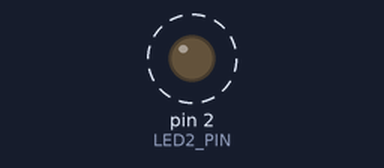
Bench run of a sketch on a simulated Arduino Uno, built with avr-gcc and run on an emulated ATmega328P. On the bench: output pins drawn as LEDs (lit = HIGH). Dashed ring = blinking. Pins used as bus, display or sensor lines are not drawn; what the sketch prints to the serial monitor is not drawn.

Above: at 0.12 s.
Timing chart, 0 to 3.0 s (numbered marks = the images above):
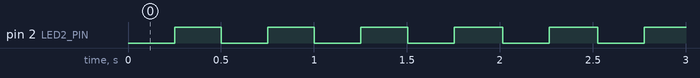

Measured:
- by itself, pin 2 (LED2_PIN): alternates HIGH for 0.25 s and LOW for 0.25 s

The sketch:

ICTE5_part2.ino
```cpp
//Filename: ICTE5_part2.ino
//Author: Sung-Po Chang
//Date: 05/10/2026
//Description: Implementing a Task Control Block (TCB) Based Scheduler
//Version: 1.0

//TASK STATE
#define STATE_READY    1
#define STATE_SLEEPING 0

//LED
#define LED1_PIN 1
#define LED2_PIN 2

// TCB struct
typedef struct TCBstruct {
  void (*ftpr)(void *p);
  void *arg_ptr;
  unsigned short int state;
  unsigned int interval;
  unsigned long lastRun;
} TCB;

void blinkTask(void *p) {
  int pin = *((int *)p);
  digitalWrite(pin, !digitalRead(pin));
}

// argument for blink LED task
int argA = LED1_PIN;
int argB = LED2_PIN;

TCB TaskList[] = {
  {blinkTask, &argA, STATE_READY, 500, 0},  //1Hz (0.5s ON, 0.5s OFF)
  {blinkTask, &argB, STATE_READY, 250, 0},  //2Hz (0.25s ON, 0.25s OFF)
  {NULL,NULL,0,0,0}  //Assign a NULL function pointer to mark the end of the task list.
};

void setup() {
  Serial.begin(115200);
  Serial.println("Round-Robin Scheduler with Function Pointers Started.");
  pinMode(LED1_PIN, OUTPUT);
  pinMode(LED2_PIN, OUTPUT);
}

void loop() {
  long currentTime = millis();
  for (int i = 0; TaskList[i].ftpr != NULL; i++) {
    if (TaskList[i].state == STATE_READY) {
      if (currentTime - TaskList[i].lastRun >= TaskList[i].interval) {
        TaskList[i].ftpr(TaskList[i].arg_ptr);
        TaskList[i].lastRun = currentTime;
      }
    }
  }

  delay(10);
}
```
